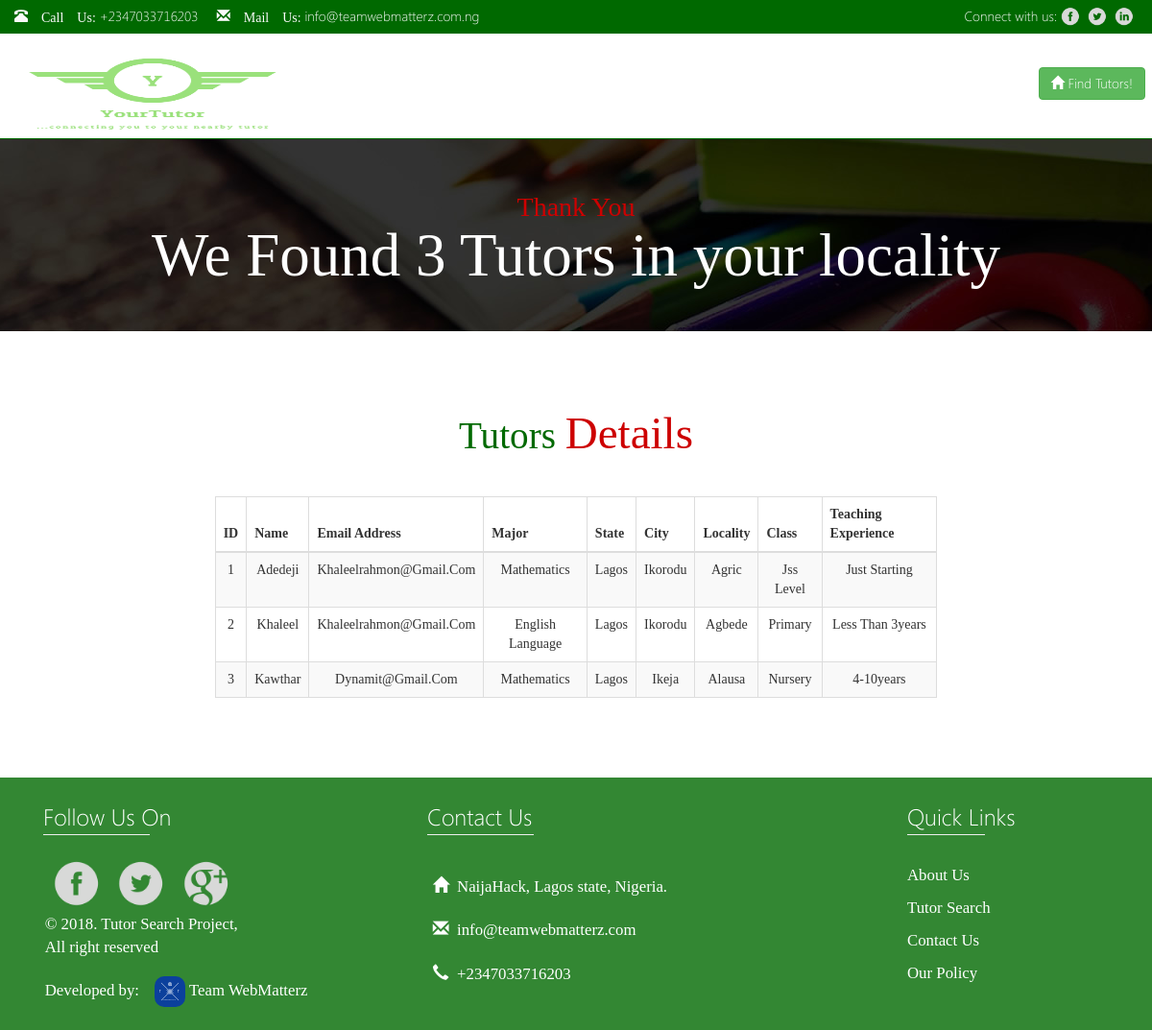
The page /view.php on the database its author committed.
### tables this page shows
CREATE TABLE IF NOT EXISTS `tutor` (
  `id` int(11) NOT NULL AUTO_INCREMENT,
  `name` varchar(50) NOT NULL,
  `email` varchar(50) NOT NULL,
  `state` varchar(20) NOT NULL,
  `city` varchar(20) NOT NULL,
  `locality` varchar(32) NOT NULL,
  `sex` varchar(20) NOT NULL,
  `tel` varchar(18) NOT NULL,
  `major` varchar(50) NOT NULL,
  `experience` varchar(50) NOT NULL,
  `class` varchar(32) NOT NULL,
  `details` varchar(300) NOT NULL,
  `photo` varchar(200) NOT NULL,
  PRIMARY KEY (`id`)
);

### view.php (the view, shortened to what this page needs)
<?php
                    $con = mysqli_connect('localhost','root','','yourtutor');
                    $result = mysqli_query($con,"select * from tutor");
					 ?>
<!DOCTYPE html>
<html>
<head>
<link href="styles/fonts.css" rel="stylesheet" type="text/css" />
<link href="styles/bootstrap.min.css" rel="stylesheet" type="text/css" />
<link href="styles/jquery-ui-1.8.18.custom.css" rel="stylesheet" type="text/css"/>
<link href="styles/site.css" class="type/text" rel="stylesheet" />
<link href="styles/innerStyles.css" class="type/text" rel="stylesheet" />
</head>
<body>
	<div id="padder">
		<div class="container-fluid">
			<div class="col-lg-9 col-md-9 col-sm-9 col-xs-12">
				<p>  <span class="glyphicon glyphicon-phone-alt"> Call Us: </span> +2347033716203 &nbsp; &nbsp;
				 <span class="glyphicon glyphicon-envelope"> Mail Us: </span> info@teamwebmatterz.com.ng </p>
			</div>
			<div class="col-lg-3 col-md-3 col-sm-3 col-xs-12">
				<p class="text-right">Connect with us:
					<a href="#" id="fb" target="_blank" title="Like Our Page on facebook"></a>
					<a href="#" id="tw" target="_blank" title="Follow us on twitter"></a>
					<a href="#" id="lin" target="_blank" title="Follow us on linkedin"></a>
				</p>
			</div>
		</div>
	</div>
	<header>
		<div class="container-fluid">
				 <div class="row">
							<div class="col-lg-6 col-md-6 col-sm-6 col-xs-12">
							<h1 title="tutor"><a href="index.html"><img class="img-responsive" src="images/logo.png" /></a></h1>
								</div>
							<div class="col-lg-6 col-md-6 col-sm-6 col-xs-12 pull-right">
									 <nav>
												<a class="btn btn-success" href="search"><span class="glyphicon glyphicon-home"></span> Find Tutors!</a>
									 </nav>
							</div>
				 </div>
		</div>
</header>
<div id="innerBanner">
    <div class="container-fluid">
        <h2> Thank You <br> <span> We Found 3 Tutors in your locality </span></h2>
    </div>
</div>
<div id="innerCon">
     <div class="container">
          <div class="row">
          <div class="col-lg-8 col-md-8 col-sm-8 col-xs-12 col-lg-offset-2">
<h2 class="text-center"> Tutors <span> Details </span></h2>
			<table class="table table-striped table-bordered table-hover text-capitalize" style="text-align:center;">
				<thead>
					<tr>
                    <th> ID </th>
                    <th> Name </th>
                    <th> Email Address </th>
                    <th> Major </th>
                    <th> State </th>
                    <th> City </th>
                    <th> Locality </th>
                    <th> Class </th>
                    <th> Teaching Experience </th>
					</tr>
				</thead>
				<?php
                while($rows=mysqli_fetch_assoc($result))
                {
                    ?>
                     <tr>
                    <td> <?php echo $rows['id']; ?> </td>
                    <td><?php echo $rows['name']; ?> </td>
                    <td> <?php echo $rows['email']; ?> </td>
                    <td> <?php echo $rows['major']; ?> </td>
                    <td> <?php echo $rows['state']; ?> </td>
                    <td> <?php echo $rows['city']; ?> </td>
                    <td><?php echo $rows['locality']; ?> </td>
                    <td> <?php echo $rows['class']; ?> </td>
                    <td> <?php echo $rows['experience']; ?> </td>
                </tr>
                <?php
                }
                ?>
			</table>
			</div>
          </div>
     </div>
</div>
<section style="min-height:200px;">
<div id="indexContact">
	<div class="container-fluid">
		<div  class="col-lg-4 col-md-4 col-sm-4 col-xs-12">
			<h3> Follow Us On </h3>
			<hr>
		<p>
				<a href="#" id="fb" target="_blank" title="Like Our Page on facebook"></a>
				<a href="#" id="tw" target="_blank" title="Follow us on twitter"> </a>
				<a href="#" id="gg" target="_blank" title="Follow us on google++"></a>
			</p>
			<p>&copy; 2018. Tutor Search Project, <br> All right reserved</p>
			<p>Developed by: <a href="#" target="_blank" title="Web Matterz Nigeria" style="margin-left: -20px;"><img src="images/favicon.png" style="border-radius: 10px;"> Team WebMatterz </a></p>
		</div>
		<div class="col-lg-4 col-md-4 col-sm-4 col-xs-12" style="margin-left: 0px;">
			<h3> Contact Us </h3>
			<hr>
		<p><span class="glyphicon glyphicon-home"></span> NaijaHack, Lagos state, Nigeria. </p>
		<p><span class="glyphicon glyphicon-envelope"></span> info@teamwebmatterz.com </p>
		<p><span class="glyphicon glyphicon-earphone"></span>   +2347033716203</p>
		</div>
			<div class="col-lg-3 col-md-3 col-sm-3 col-xs-12 pull-right">
		<h3> Quick Links </h3>
			<hr>
		<li> <a href="#"> About Us </a> </li>
		<li> <a href="search.html"> Tutor Search </a></li>
		<li> <a href="#"> Contact Us </a></li>
		<li> <a href="#"> Our Policy </a></li>
		</div>
	</div>
</div>
</section>
</body>
</html>

### styles/site.css (style rules this page uses)
﻿body, header, section, section, article, aside, div, img, h1, h2, h3, h4, h5, h6, p, a, hr, ul, ol, li, table, tr, th, td, form, fieldset, legend, input { margin: 0; padding: 0; }
body { font-family: 'Segoe UI'; width: 100%''; margin: 0; padding: 0; }
body .container-fluid, body .container { width:100%; margin: 0; padding: 0; }
#padder { background-color: rgba(0, 105, 0, 1); color: rgba(250,250,250,1); clear: both; height: auto; min-height: 30px; padding: 0.5em 0; width: 100%; }
#padder .container-fluid div[class*=col-] p a { background-position: center center; background-repeat: no-repeat; background-size: 20px 20px; height: 20px; margin: 0.5em 0.1em; padding: 0.9em; width: 20px; }
#padder .container-fluid div[class*=col-] p a#fb { background-image: url('../images/fb_gray.png'); }
#padder .container-fluid div[class*=col-] p a#tw { background-image: url('../images/twt_gray.png'); }
#padder .container-fluid div[class*=col-] p a#lin { background-image: url('../images/ldin_gray.png'); }
header { background-color: rgba(255, 255, 255, 1); color: rgba(0, 105, 0, 1); border-bottom: 1px solid rgba(0, 105, 0, 1); border-top: 1px solid rgba(0, 105, 0, 1); clear: both; margin: 0; min-height: 80px; padding: 0; width: 100%; }
header .container-fluid div[class*=col-] h1 { clear: both; padding: 0.25em 0 0.2em 0.5em; }
header .container-fluid div[class*=col-] h1 a { text-decoration: none; }
header .container-fluid div[class*=col-] h1 a img { float: left; height: 100px; width: 50%; }
header .container-fluid div[class*=col-] nav { float: right; padding: 2em 0; }
header .container-fluid div[class*=col-] nav a { margin: 0.5em; }
section #indexContact { background-color: rgba(0, 105, 0, 0.8); color: rgba(255,255,255,1); height: auto; min-height: 200px; padding: 1.0em 0em 0em; width: 100%; }
section #indexContact .container-fluid { margin: 0px 0px 0px 30px; padding-bottom: 1.0em; padding-top: 1.0em; }
section #indexContact .container-fluid div[class*=col-] p span { padding: 0.25em; color: rgba(255, 255, 255, 1); }
#indexContact .container-fluid div[class*=col-] p { padding: 0.5em 0.1em 0em; }
#indexContact .container-fluid div[class*=col-] p a { background-position: center center; background-repeat: no-repeat; background-size: 50px 50px; min-height: 100px; height: auto; margin: 0.5em 0.1em; padding: 1.9em; width: 20%; }
#indexContact .container-fluid div[class*=col-] p a#fb { background-image: url('../images/fb_gray.png'); }
#indexContact .container-fluid div[class*=col-] p a#tw { background-image: url('../images/twt_gray.png'); padding-top: 40px; padding-bottom: 40px; }
#indexContact .container-fluid div[class*=col-] p a#gg { background-image: url('../images/gg_gray.png'); }
section #indexContact .container-fluid hr { margin: 0px 0px 30px; width: 30%; }
section #indexContact .container-fluid h3 { clear: both; margin: 0em 0em -0.6em; padding: 0em 0em 0.8em; }
section #indexContact .container-fluid div[class*=col-] p, label,section #indexContact .container-fluid div[class*=col-] li { font-family:Cambria, Cochin, Georgia, Times, "Times New Roman", serif; font-size: 1.2em; margin: 0px; }
section #indexContact .container-fluid div[class*=col-] p,section #indexContact .container-fluid div[class*=col-] li { margin: 0px 0px 10px; }
section #indexContact .container-fluid div[class*=col-] li, section #indexContact .container-fluid div[class*=col-] a { color: rgba(255, 255, 255, 1); text-decoration: none; list-style: none; }

### rows shown on the page
tutor: id "1", name "Adedeji", email "Khaleelrahmon@gmail.com", major "Mathematics", state "Lagos", city "Ikorodu", locality "Agric", class "Jss Level", experience "Just Starting"
tutor: id "2", name "Khaleel", email "Khaleelrahmon@gmail.com", major "English Language", state "Lagos", city "Ikorodu", locality "Agbede", class "Primary", experience "Less Than 3years"
tutor: id "3", name "Kawthar", email "Dynamit@gmail.com", major "Mathematics", state "Lagos", city "Ikeja", locality "Alausa", class "Nursery", experience "4-10years"
